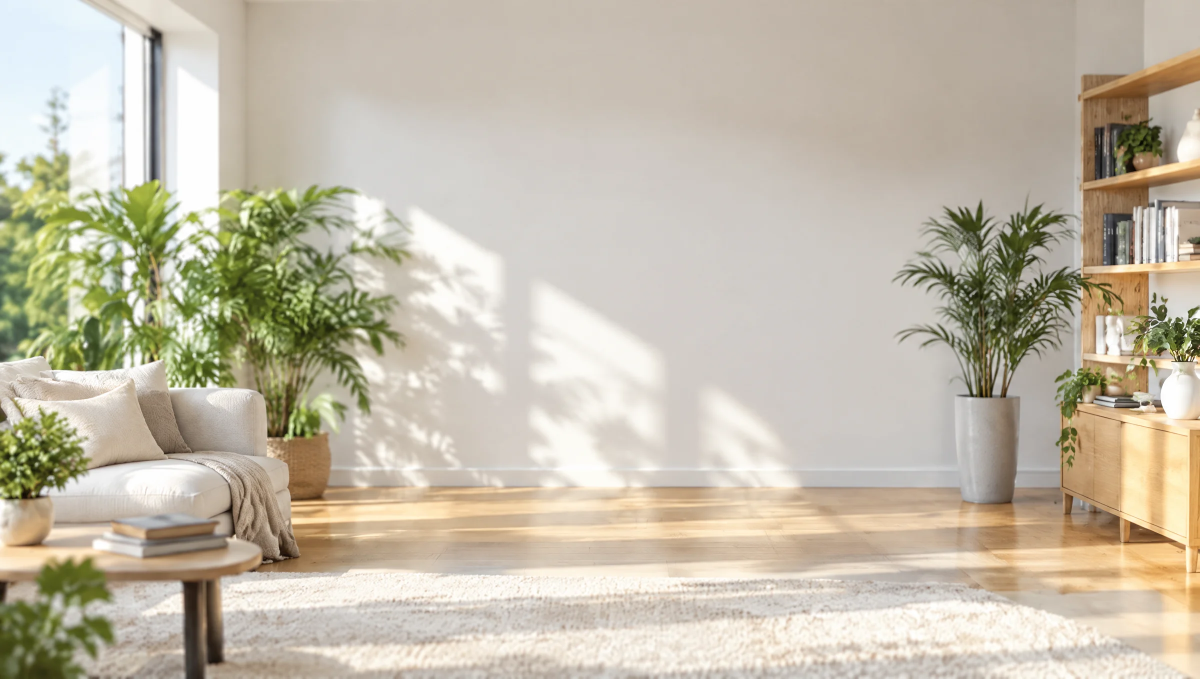
#> input picture storefront/assets/new-arrivals/originals/room.webp, 2400 x 1357 px (shown at 1/2 size)
$ python process_new_arrivals.py
#> lines starting #> are read from the running program, lines starting #| are printed output that depends on the picture
"""Cut the «وصل حديثًا» (VirtualFit) sheets into per-item WebP files.

Reads   assets/new-arrivals/originals/{room,model-sheet,garment-sheet}.webp  (never modified)
Writes  public/images/new-arrivals/{room,model-<id>,garment-<id>}.webp       (skips files that exist)

Crop windows are the reference prompt's own maths:
  model   : 524×1360 window of the 2688×1520 sheet, bottom-aligned, x = m% of (2688-524)
  garment : 640×640 box of the 2048×1360 sheet, at g% of (2048-640, 1360-640)
Run from the project root:  python assets/new-arrivals/process_new_arrivals.py
"""
from pathlib import Path
from PIL import Image

ROOT = Path(__file__).resolve().parents[2]
SRC = ROOT / "assets" / "new-arrivals" / "originals"
OUT = ROOT / "public" / "images" / "new-arrivals"
OUT.mkdir(parents=True, exist_ok=True)

# id, model background-position-x %, garment background-position %
ITEMS = [
    ("basic-tee", 0.37, (1.14, 3.06)),
    ("crew-sweatshirt", 25.0, (49.7, 1.39)),
    ("linen-shirt", 49.86, (98.2, 3.33)),
    ("grey-hoodie", 74.77, (1.14, 93.3)),
    ("ringer-tee", 99.35, (49.7, 95.3)),
]


def save(im: Image.Image, name: str, **kw) -> None:
    dst = OUT / name
    if dst.exists():
        print("skip (exists)", dst.name)
        return
    im.save(dst, "WEBP", method=6, **kw)
    print("wrote", dst.name, im.size, f"{dst.stat().st_size // 1024} KB")


room = Image.open(SRC / "room.webp").convert("RGB")
#> room is the input picture: PIL image 2400x1357 RGB; mean R, G, B 195.2, 187, 168.9
room.thumbnail((1920, 1920), Image.LANCZOS)
#> room: PIL image 1920x1086 RGB
save(room, "room.webp", quality=80)

model = Image.open(SRC / "model-sheet.webp").convert("RGBA")
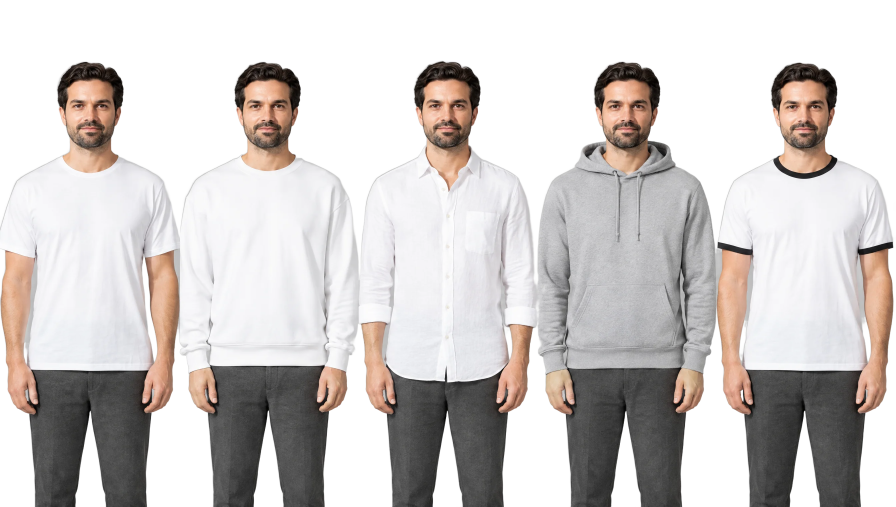
#> input picture storefront/assets/new-arrivals/originals/model-sheet.webp, 2688 x 1520 px (shown at 1/3 size)
#> model is the input picture: PIL image 2688x1520 RGBA; mean R, G, B, A 181.2, 176.3, 174.6, 155.6
garm = Image.open(SRC / "garment-sheet.webp").convert("RGBA")
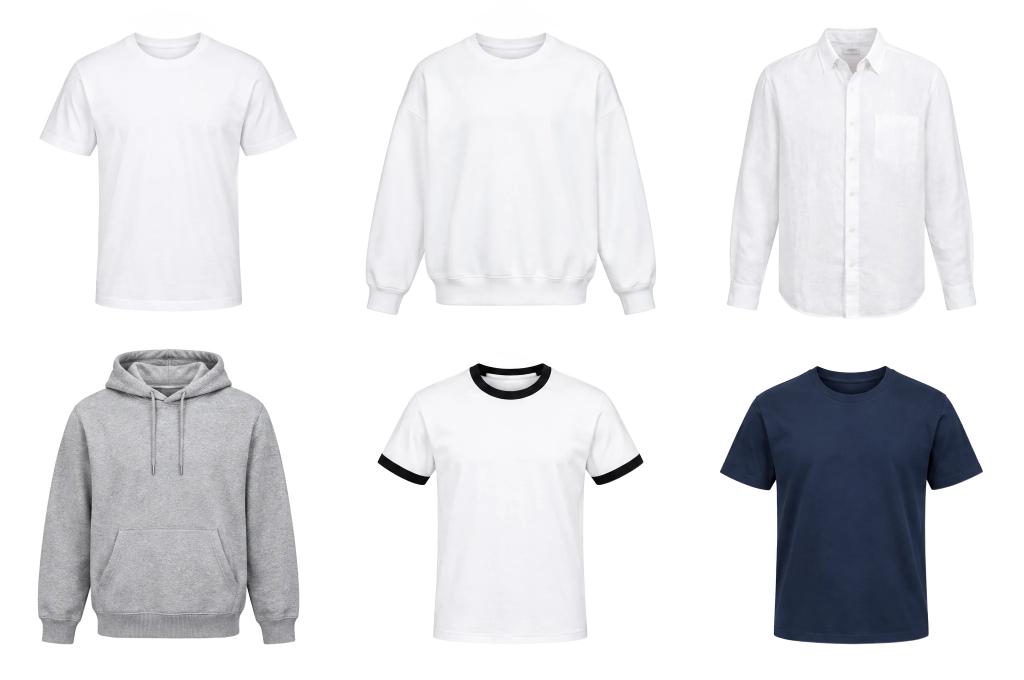
#> input picture storefront/assets/new-arrivals/originals/garment-sheet.webp, 2048 x 1360 px (shown at 1/2 size)
#> garm is the input picture: PIL image 2048x1360 RGBA; mean R, G, B, A 225.2, 225.7, 228.7, 119.8
mw, mh = model.size
#> mw = 2688; mh = 1520
gw, gh = garm.size
#> gw = 2048; gh = 1360
for item_id, mx, (gx, gy) in ITEMS:
    left = round(mx / 100 * (mw - 524))
#> (the run stopped early here; a loop or call above may not have finished)
